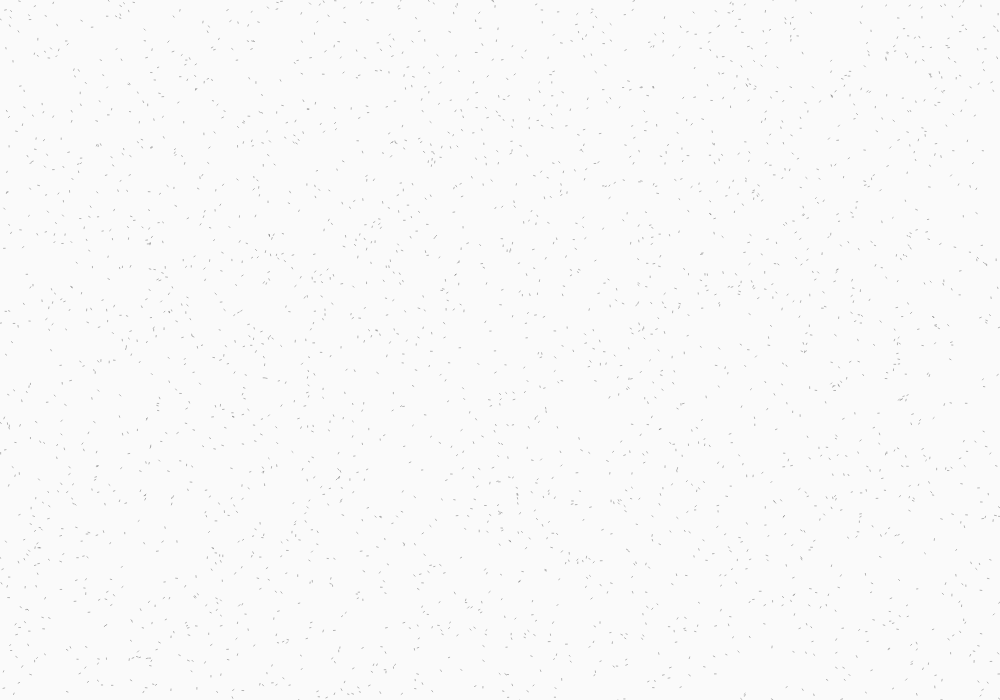
Frame 1 (no input)
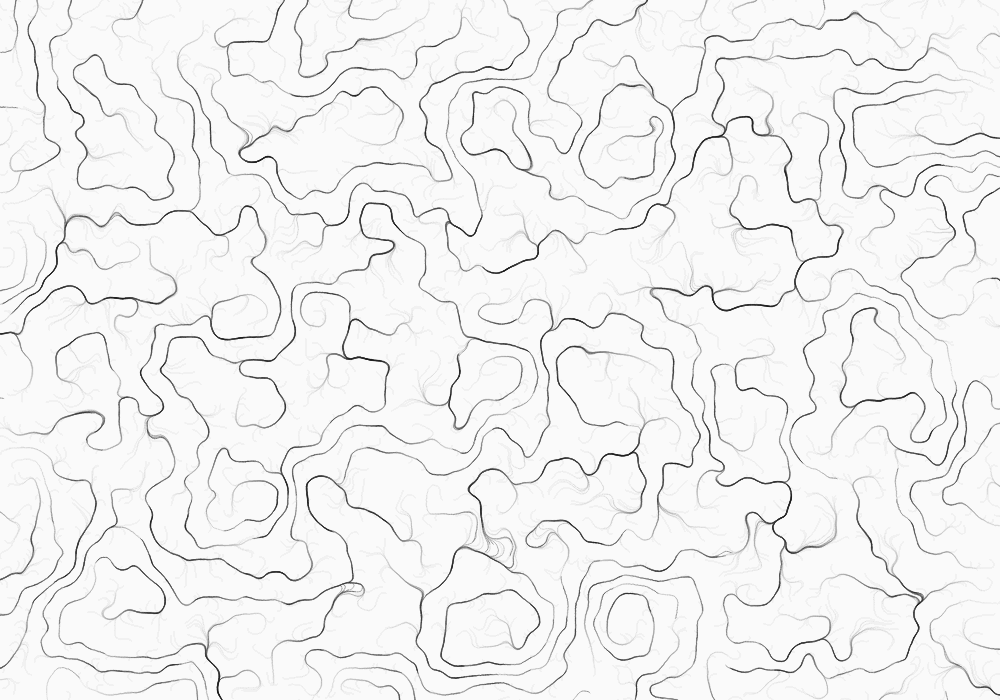
Frame 60 (no input)
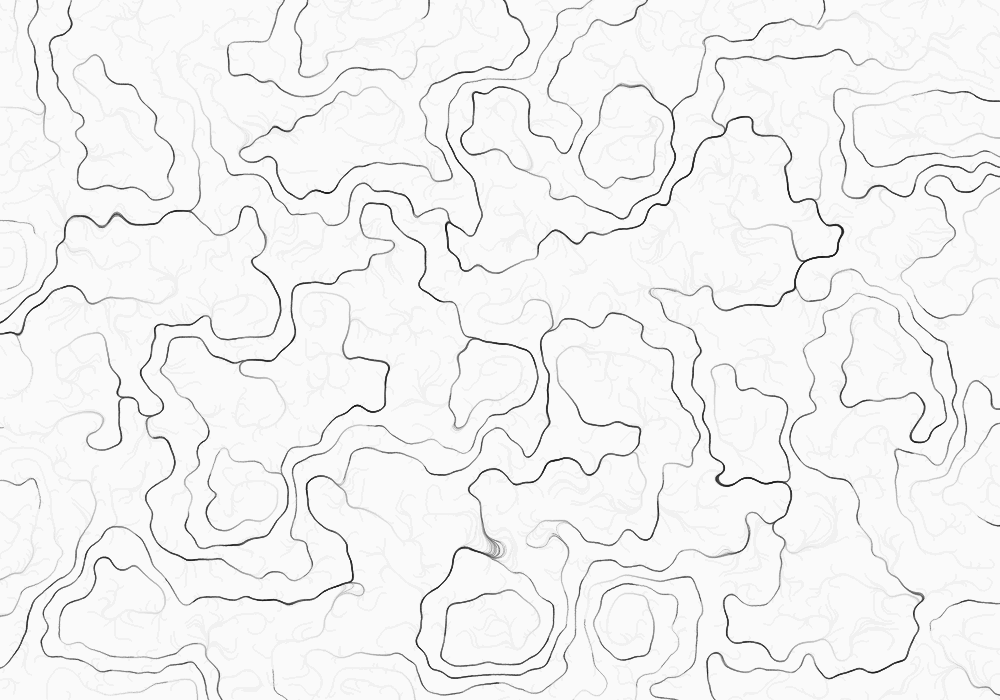
Frame 120 (the mouse pressed at the canvas centre since frame 60)

The p5.js sketch that drew these frames (run headless with seeded random() and noise() and a simulated clock; from frame 60 on, the mouse is pressed at the canvas centre):

// p5.js sketch
// ── sketch.js
let agents = [];
let agentCount = 2800;

// particle settings
let noiseScale = 0.008;
let noiseStrength = 10;
let stepSize = 1.6;
let jitter = 0.3;

function setup() {
  let canvas = createCanvas(1000, 700);

  pixelDensity(1);

  // create many particle agents
  for (let i = 0; i < agentCount; i++) {
    agents.push(new Agent(random(width), random(height)));
  }
  
  background(250);
}

function draw() {
  // semi-transparent overlay fades old trails slowly
  noStroke();
  fill(250, 8);
  rect(0, 0, width, height);

  // update and draw all agents every frame
  for (let a of agents) {
    a.update();
    a.display();
  }
}


// particle agent
class Agent {
  constructor(x, y) {
    this.x = x;
    this.y = y;
    this.px = x; // previous x, used to draw a line from last position
    this.py = y; // previous y
  }

  update() {
    // save current position before moving
    this.px = this.x;
    this.py = this.y;

    // sample a noise value at this position and convert to an angle
    let angle = noise(this.x * noiseScale, this.y * noiseScale) * TWO_PI * noiseStrength;

      // inside a letter: move along the noise angle with slight random jitter
      this.x += cos(angle) * stepSize + random(-jitter, jitter);
      this.y += sin(angle) * stepSize + random(-jitter, jitter);
    }


  display() {
    // draw a short line from previous position to current position，thousands of these tiny lines build up the flowing texture
    stroke(20, 100);
    strokeWeight(0.8);
    line(this.px, this.py, this.x, this.y);
  }
}
